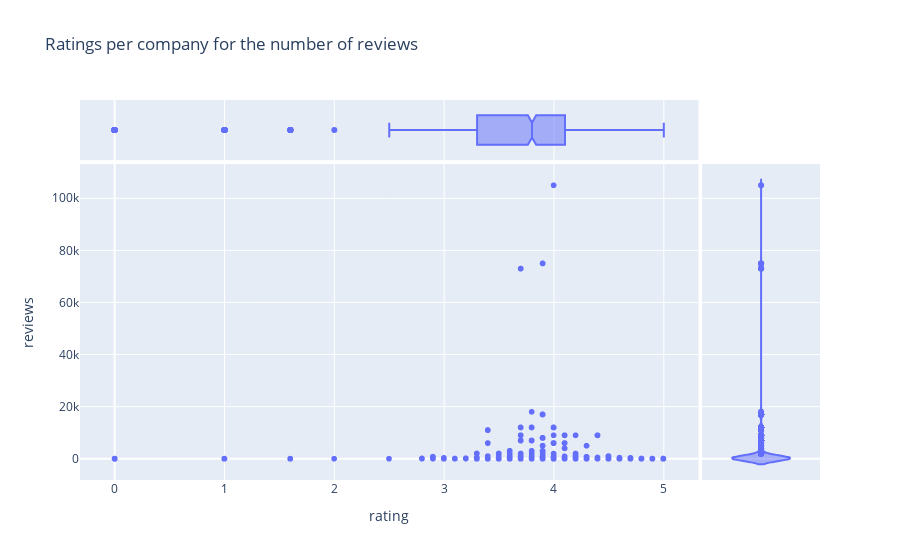

Source (notebook cell):
### Code cell
fig = px.scatter(df, x='rating', y='reviews', marginal_y="violin",
           marginal_x="box", title='Ratings per company for the number of reviews')
fig.show()

### Figure 1 — Plotly figure (JSON) as saved in the notebook; plotly's stock layout.template omitted (floating-point values rounded to 4 significant figures; data arrays with more than 128 entries replaced by an {"elided": "..."} marker saying what was removed)
{"data": [{"hovertemplate": "rating=%{x}<br>reviews=%{y}<extra></extra>", "legendgroup": "", "marker": {"color": "#636efa", "symbol": "circle"}, "mode": "markers", "name": "", "showlegend": false, "type": "scattergl", "x": {"elided": "1106 float values"}, "xaxis": "x", "y": {"elided": "1106 int values"}, "yaxis": "y"}, {"alignmentgroup": "True", "hovertemplate": "rating=%{x}<extra></extra>", "legendgroup": "", "marker": {"color": "#636efa", "symbol": "circle"}, "name": "", "notched": true, "offsetgroup": "", "showlegend": false, "type": "box", "x": {"elided": "1106 float values"}, "xaxis": "x3", "yaxis": "y3"}, {"alignmentgroup": "True", "hovertemplate": "reviews=%{y}<extra></extra>", "legendgroup": "", "marker": {"color": "#636efa", "symbol": "circle"}, "name": "", "offsetgroup": "", "scalegroup": "y", "showlegend": false, "type": "violin", "xaxis": "x2", "y": {"elided": "1106 int values"}, "yaxis": "y2"}], "layout": {"autosize": true, "legend": {"tracegroupgap": 0}, "title": {"text": "Ratings per company for the number of reviews"}, "xaxis": {"anchor": "y", "autorange": true, "domain": [0, 0.8358], "range": [-0.3054, 5.305], "title": {"text": "rating"}, "type": "linear"}, "xaxis2": {"anchor": "y2", "autorange": true, "domain": [0.8408, 1], "matches": "x2", "range": [-0.5, 0.5], "showgrid": false, "showline": false, "showticklabels": false, "ticks": "", "type": "category"}, "xaxis3": {"anchor": "y3", "autorange": true, "domain": [0, 0.8358], "matches": "x", "range": [-0.3054, 5.305], "showgrid": true, "showticklabels": false, "type": "linear"}, "xaxis4": {"anchor": "y4", "domain": [0.8408, 1], "matches": "x2", "showgrid": false, "showline": false, "showticklabels": false, "ticks": ""}, "yaxis": {"anchor": "x", "autorange": true, "domain": [0, 0.8316], "range": [-9272.0, 114300.0], "title": {"text": "reviews"}, "type": "linear"}, "yaxis2": {"anchor": "x2", "autorange": true, "domain": [0, 0.8316], "matches": "y", "range": [-9272.0, 114300.0], "showgrid": true, "showticklabels": false, "type": "linear"}, "yaxis3": {"anchor": "x3", "autorange": true, "domain": [0.8416, 1], "matches": "y3", "range": [-0.5, 0.5], "showgrid": false, "showline": false, "showticklabels": false, "ticks": "", "type": "category"}, "yaxis4": {"anchor": "x4", "domain": [0.8416, 1], "matches": "y3", "showgrid": true, "showline": false, "showticklabels": false, "ticks": ""}}}
